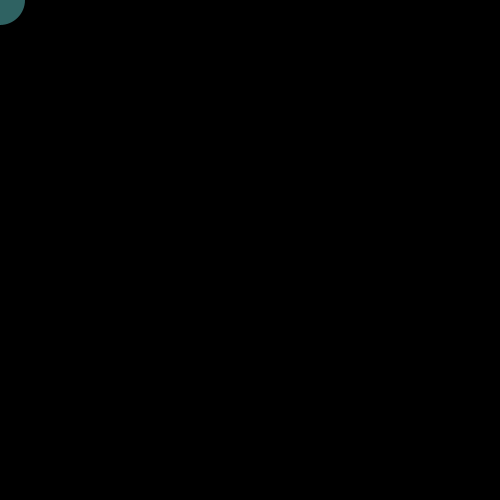
Frame 1 (no input)
Frame 60 (the mouse pressed at the canvas centre just before this capture): identical to frame 1, image omitted
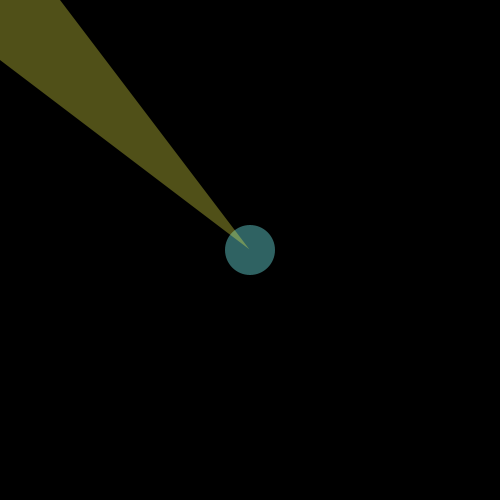
Frame 120 (the mouse held since frame 60 and released just before this capture)

The Processing sketch that drew these frames (run headless with seeded random() and noise(); from frame 60 on, the mouse is pressed at the canvas centre):

// Processing sketch: processing_164456
// ── processing_164456.pde

float x = 0;
float y = 0;
float easing = 0.05; // Numbers 0.0 to 1.0

void setup() {
  size(500, 500);
  smooth();
  noStroke();
  noCursor();
}

void draw() {
  background(0);
  float targetX = mouseX;
  float targetY = mouseY;
  float dx = targetX - x;
  float dy = targetY-y;
  x += (targetX - x) * easing;
  y += (targetY - y) * easing;

  if (abs(dx) > 1.0)  {
    x += dx * easing;
  }

  if (abs(dy) > 1.0)  {
    y += dy * easing;
  }

  fill(120,250,250,100);
  ellipse(mouseX, mouseY, 50, 50);
  fill(255,255,75,80);
  quad(x, y,0,60,0,0,60,0);
}
